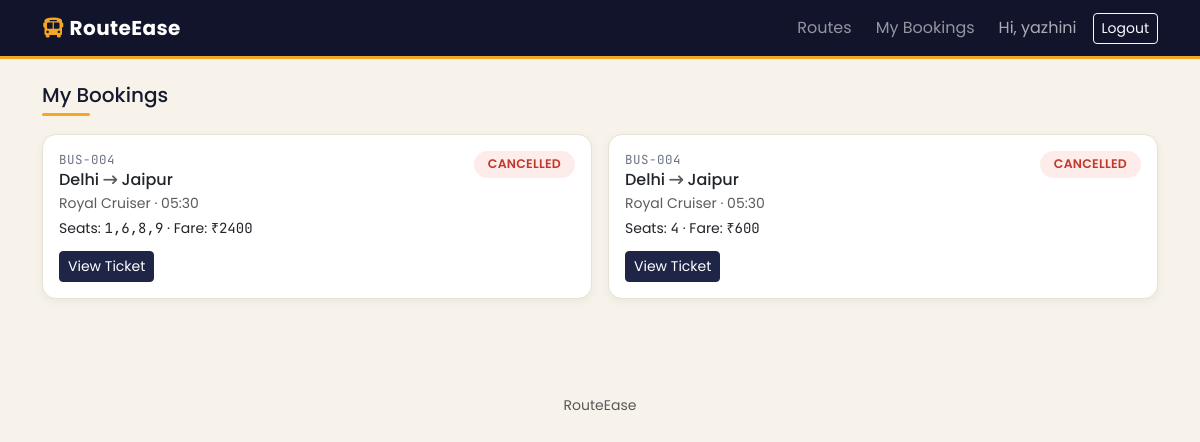
/my-bookings (signed in), run on the app's committed database.
### tables this page shows
CREATE TABLE bookings (
            id INTEGER PRIMARY KEY AUTOINCREMENT,
            ticket_uid TEXT UNIQUE NOT NULL,
            user_id INTEGER NOT NULL,
            route_id INTEGER NOT NULL,
            passenger_name TEXT NOT NULL,
            seats INTEGER NOT NULL,
            seat_numbers TEXT NOT NULL DEFAULT '',
            fare_charged REAL NOT NULL,
            status TEXT DEFAULT 'PENDING_PAYMENT',
            booked_at TEXT DEFAULT (datetime('now')),
            paid_at TEXT,
            used_at TEXT,
            FOREIGN KEY (user_id) REFERENCES users (id),
            FOREIGN KEY (route_id) REFERENCES routes (id)
        );

CREATE TABLE routes (
            id INTEGER PRIMARY KEY AUTOINCREMENT,
            source TEXT NOT NULL,
            destination TEXT NOT NULL,
            bus_name TEXT NOT NULL,
            departure_time TEXT NOT NULL,
            total_seats INTEGER NOT NULL,
            fare REAL NOT NULL
        );

### app.py (the view)
@app.route("/my-bookings")
@login_required
def my_bookings():
    conn = get_db()
    rows = conn.execute(
        """SELECT b.*, r.source, r.destination, r.bus_name, r.departure_time
           FROM bookings b JOIN routes r ON b.route_id = r.id
           WHERE b.user_id = ? ORDER BY b.booked_at DESC""",
        (session["user_id"],),
    ).fetchall()
    conn.close()
    return render_template("my_bookings.html", bookings=rows)

### app.py (called while the page is built)
def get_db():
    conn = sqlite3.connect(DB_PATH)
    conn.row_factory = sqlite3.Row
    conn.execute("PRAGMA foreign_keys = ON")
    return conn

def login_required(view):
    @wraps(view)
    def wrapped(*args, **kwargs):
        if "user_id" not in session:
            flash("Please log in to continue.", "warning")
            return redirect(url_for("login"))
        return view(*args, **kwargs)
    return wrapped

### templates/my_bookings.html (shortened to what this page needs)
{% extends "base.html" %}
{% block content %}
<h5 class="mb-0">My Bookings</h5>
<div class="divider-amber"></div>
<div class="row g-3">
    {% for b in bookings %}
    <div class="col-md-6">
        <div class="card route-card p-3">
            <div class="d-flex justify-content-between align-items-start">
                <div>
                    <div class="route-code">BUS-{{ "%03d"|format(b.route_id) }}</div>
                    <h6 class="mb-1">{{ b.source }} <i class="fa-solid fa-arrow-right-long small text-muted"></i> {{ b.destination }}</h6>
                </div>
                <span class="status-pill status-{{ b.status }}">{{ b.status.replace('_',' ') }}</span>
            </div>
            <p class="mb-1 small text-muted">{{ b.bus_name }} &middot; {{ b.departure_time }}</p>
            <p class="mb-1 small">Seats: <span class="mono">{{ b.seat_numbers }}</span> &middot; Fare: <span class="mono">₹{{ "%.0f"|format(b.fare_charged) }}</span></p>
            <div class="d-flex gap-2 mt-2">
                {% if b.status == 'PENDING_PAYMENT' %}
                    <a href="{{ url_for('checkout', ticket_uid=b.ticket_uid) }}" class="btn btn-sm btn-amber">Complete Payment</a>
                {% else %}
                    <a href="{{ url_for('ticket', ticket_uid=b.ticket_uid) }}" class="btn btn-sm btn-primary">View Ticket</a>
                {% endif %}
            </div>
        </div>
    </div>
    {% endfor %}
</div>
{% endblock %}

### static/css/style.css (style rules this page uses)
:root { --ink: #161a2e; --indigo: #1f2547; --indigo-deep: #11142b; --amber: #f5a623; --amber-deep: #d6860a; --paper: #f7f3ea; --paper-card: #ffffff; --muted: #6b7184; --line: #e7e2d4; --success: #1f9254; --danger: #c0392b; }
* { box-sizing: border-box; }
body { background-color: var(--paper); font-family: 'Poppins', system-ui, sans-serif; color: var(--ink); }
.mono { font-family: 'JetBrains Mono', monospace; }
.route-card { border: 1px solid var(--line); border-radius: 14px; background: var(--paper-card); box-shadow: 0 3px 10px rgba(22,26,46,0.05); transition: transform 0.18s ease, box-shadow 0.18s ease; }
.route-code { font-family: 'JetBrains Mono', monospace; font-size: 0.78rem; color: var(--muted); letter-spacing: 0.04em; }
.status-pill { padding: 4px 14px; border-radius: 999px; font-weight: 600; font-size: 0.78rem; letter-spacing: 0.02em; }
.status-CANCELLED { background:#fdecea; color:var(--danger); }
.btn-primary { background: var(--indigo); border-color: var(--indigo); }
.divider-amber { height: 3px; width: 48px; background: var(--amber); border-radius: 2px; margin: 6px 0 18px; }

### data on the page
bookings: route_id "004", source "Delhi", destination "Jaipur", status.replace "CANCELLED", bus_name "Royal Cruiser", departure_time "05:30", seat_numbers "1,6,8,9", fare_charged "2400"
bookings: route_id "004", source "Delhi", destination "Jaipur", status.replace "CANCELLED", bus_name "Royal Cruiser", departure_time "05:30", seat_numbers "4", fare_charged "600"

### other printed values
{{ session.user_name }} "yazhini"
